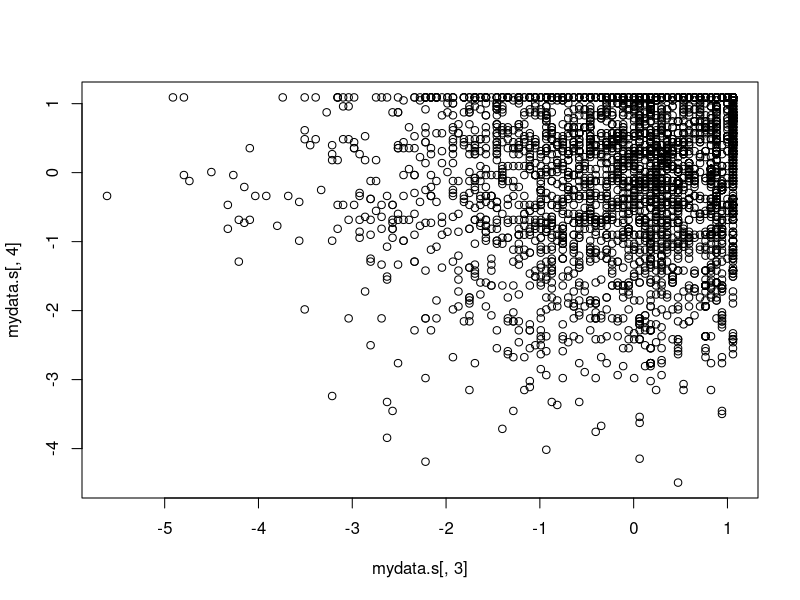
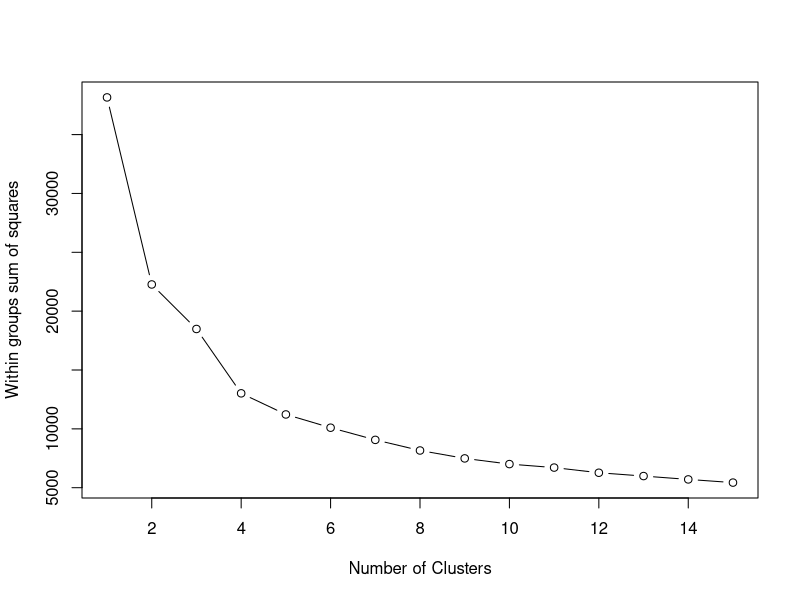
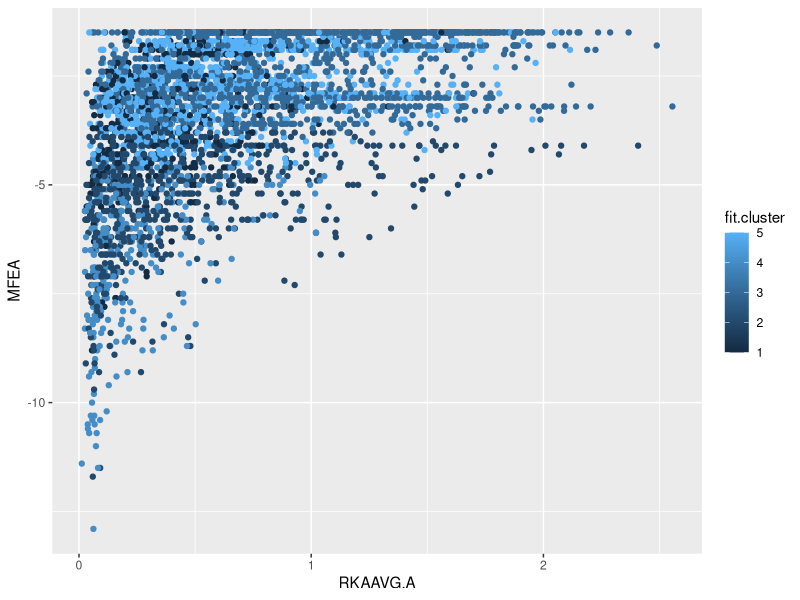

Generate these figures, in order, with R:
data <- read.csv("summary_dirfit.csv", header = T)
mydata <- data[,c(8,15,16,17)]
mydata.s <- scale(mydata)

plot(mydata.s[,3], mydata.s[,4])

# Determine number of clusters
wss <- (nrow(mydata)-1)*sum(apply(mydata,2,var))
for (i in 2:15) wss[i] <- sum(kmeans(mydata,
                                     centers=i)$withinss)
plot(1:15, wss, type="b", xlab="Number of Clusters",
     ylab="Within groups sum of squares") 

# K-Means Cluster Analysis
fit <- kmeans(mydata, 5) # 5 cluster solution
# get cluster means
aggregate(mydata,by=list(fit$cluster),FUN=mean)
# append cluster assignment
mydata <- data.frame(mydata, fit$cluster) 

mydata$sequence = data$sequence

write.csv(mydata, "KNN-result.csv")
colors = c("red","blue", "orange", "green", "yellow")

library(ggplot2)

g <- ggplot(data = mydata)
g <- g+geom_point(aes(x = RKAAVG.A, y = MFEA, color = fit.cluster))
g

data_A <- data[data$RKAAVG.A > 0.8,]
data_A <- data_A[data_A$MFEA < -7,]
